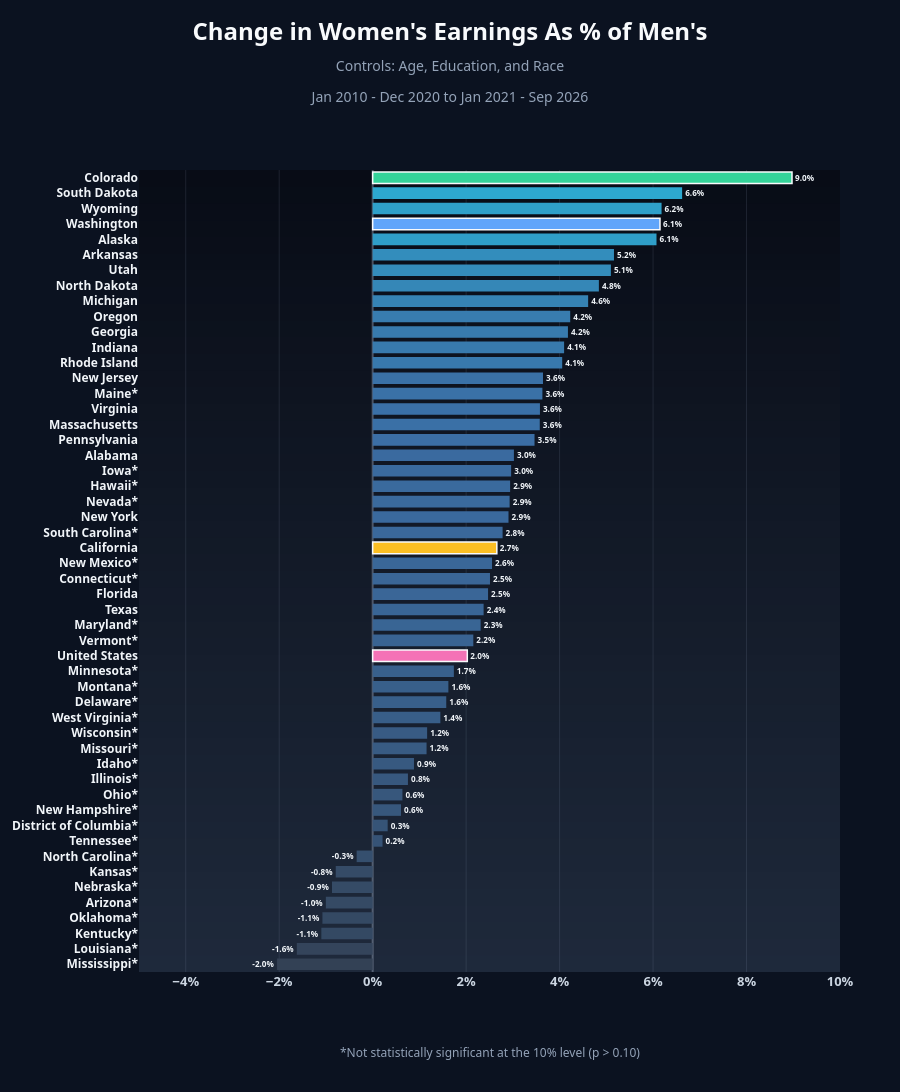

The notebook cell this image was saved under:
### Code cell
fig = plot_state_bars(ranking_no_ind, 'interaction_coef', 'interaction_pval', "Change in Women's Earnings As % of Men's",
                      "Age, Education, and Race", f"{PRE_PERIOD} to {POST_PERIOD}", [-0.05, 0.1], save_as="states_change_no_industry")

### Figure 1 — Plotly figure (JSON) as saved in the notebook; plotly's stock layout.template omitted (floating-point values rounded to 4 significant figures)
{"data": [{"cliponaxis": false, "hovertemplate": "%{y}: %{text}<extra></extra>", "marker": {"color": ["rgb(51, 65, 85)", "rgb(52, 68, 91)", "rgb(52, 73, 99)", "rgb(52, 73, 99)", "rgb(53, 74, 100)", "rgb(53, 75, 102)", "rgb(53, 75, 103)", "rgb(53, 79, 110)", "rgb(54, 83, 118)", "rgb(54, 84, 119)", "rgb(55, 87, 124)", "rgb(55, 87, 124)", "rgb(55, 88, 126)", "rgb(55, 89, 128)", "rgb(56, 91, 131)", "rgb(56, 91, 132)", "rgb(56, 94, 136)", "rgb(56, 95, 138)", "rgb(56, 95, 138)", "rgb(56, 96, 140)", "#f472b6", "rgb(57, 99, 146)", "rgb(57, 101, 148)", "rgb(57, 101, 149)", "rgb(58, 102, 151)", "rgb(58, 102, 151)", "rgb(58, 103, 152)", "#fbbf24", "rgb(58, 104, 155)", "rgb(58, 105, 157)", "rgb(58, 106, 157)", "rgb(58, 106, 157)", "rgb(58, 106, 158)", "rgb(58, 106, 159)", "rgb(59, 110, 165)", "rgb(58, 112, 166)", "rgb(58, 112, 167)", "rgb(58, 113, 167)", "rgb(58, 113, 167)", "rgb(56, 121, 173)", "rgb(56, 122, 173)", "rgb(56, 123, 174)", "rgb(56, 124, 175)", "rgb(54, 131, 180)", "rgb(53, 135, 183)", "rgb(52, 140, 187)", "rgb(51, 141, 188)", "rgb(47, 158, 200)", "#60a5fa", "rgb(47, 160, 201)", "rgb(45, 168, 207)", "#34d399"], "line": {"color": ["rgba(0,0,0,0)", "rgba(0,0,0,0)", "rgba(0,0,0,0)", "rgba(0,0,0,0)", "rgba(0,0,0,0)", "rgba(0,0,0,0)", "rgba(0,0,0,0)", "rgba(0,0,0,0)", "rgba(0,0,0,0)", "rgba(0,0,0,0)", "rgba(0,0,0,0)", "rgba(0,0,0,0)", "rgba(0,0,0,0)", "rgba(0,0,0,0)", "rgba(0,0,0,0)", "rgba(0,0,0,0)", "rgba(0,0,0,0)", "rgba(0,0,0,0)", "rgba(0,0,0,0)", "rgba(0,0,0,0)", "#f8fafc", "rgba(0,0,0,0)", "rgba(0,0,0,0)", "rgba(0,0,0,0)", "rgba(0,0,0,0)", "rgba(0,0,0,0)", "rgba(0,0,0,0)", "#f8fafc", "rgba(0,0,0,0)", "rgba(0,0,0,0)", "rgba(0,0,0,0)", "rgba(0,0,0,0)", "rgba(0,0,0,0)", "rgba(0,0,0,0)", "rgba(0,0,0,0)", "rgba(0,0,0,0)", "rgba(0,0,0,0)", "rgba(0,0,0,0)", "rgba(0,0,0,0)", "rgba(0,0,0,0)", "rgba(0,0,0,0)", "rgba(0,0,0,0)", "rgba(0,0,0,0)", "rgba(0,0,0,0)", "rgba(0,0,0,0)", "rgba(0,0,0,0)", "rgba(0,0,0,0)", "rgba(0,0,0,0)", "#f8fafc", "rgba(0,0,0,0)", "rgba(0,0,0,0)", "#f8fafc"], "width": 1.5}}, "orientation": "h", "text": ["<b>-2.0%</b>", "<b>-1.6%</b>", "<b>-1.1%</b>", "<b>-1.1%</b>", "<b>-1.0%</b>", "<b>-0.9%</b>", "<b>-0.8%</b>", "<b>-0.3%</b>", "<b>0.2%</b>", "<b>0.3%</b>", "<b>0.6%</b>", "<b>0.6%</b>", "<b>0.8%</b>", "<b>0.9%</b>", "<b>1.2%</b>", "<b>1.2%</b>", "<b>1.4%</b>", "<b>1.6%</b>", "<b>1.6%</b>", "<b>1.7%</b>", "<b>2.0%</b>", "<b>2.2%</b>", "<b>2.3%</b>", "<b>2.4%</b>", "<b>2.5%</b>", "<b>2.5%</b>", "<b>2.6%</b>", "<b>2.7%</b>", "<b>2.8%</b>", "<b>2.9%</b>", "<b>2.9%</b>", "<b>2.9%</b>", "<b>3.0%</b>", "<b>3.0%</b>", "<b>3.5%</b>", "<b>3.6%</b>", "<b>3.6%</b>", "<b>3.6%</b>", "<b>3.6%</b>", "<b>4.1%</b>", "<b>4.1%</b>", "<b>4.2%</b>", "<b>4.2%</b>", "<b>4.6%</b>", "<b>4.8%</b>", "<b>5.1%</b>", "<b>5.2%</b>", "<b>6.1%</b>", "<b>6.1%</b>", "<b>6.2%</b>", "<b>6.6%</b>", "<b>9.0%</b>"], "textfont": {"color": "#f1f5f9", "size": 12}, "textposition": "outside", "type": "bar", "x": [-0.02047, -0.01623, -0.01098, -0.01075, -0.01002, -0.008704, -0.007904, -0.003429, 0.002114, 0.003213, 0.006067, 0.00637, 0.00755, 0.008842, 0.01153, 0.01166, 0.01448, 0.01575, 0.0162, 0.01737, 0.02025, 0.02154, 0.0231, 0.02374, 0.02469, 0.02511, 0.02554, 0.02657, 0.0278, 0.02906, 0.02931, 0.02941, 0.02963, 0.03022, 0.03464, 0.03576, 0.03579, 0.03632, 0.03645, 0.04056, 0.04097, 0.04178, 0.04227, 0.04611, 0.04841, 0.05098, 0.05164, 0.06073, 0.06148, 0.06182, 0.06622, 0.08973], "y": ["<b>Mississippi*</b>", "<b>Louisiana*</b>", "<b>Kentucky*</b>", "<b>Oklahoma*</b>", "<b>Arizona*</b>", "<b>Nebraska*</b>", "<b>Kansas*</b>", "<b>North Carolina*</b>", "<b>Tennessee*</b>", "<b>District of Columbia*</b>", "<b>New Hampshire*</b>", "<b>Ohio*</b>", "<b>Illinois*</b>", "<b>Idaho*</b>", "<b>Missouri*</b>", "<b>Wisconsin*</b>", "<b>West Virginia*</b>", "<b>Delaware*</b>", "<b>Montana*</b>", "<b>Minnesota*</b>", "<b>United States</b>", "<b>Vermont*</b>", "<b>Maryland*</b>", "<b>Texas</b>", "<b>Florida</b>", "<b>Connecticut*</b>", "<b>New Mexico*</b>", "<b>California</b>", "<b>South Carolina*</b>", "<b>New York</b>", "<b>Nevada*</b>", "<b>Hawaii*</b>", "<b>Iowa*</b>", "<b>Alabama</b>", "<b>Pennsylvania</b>", "<b>Massachusetts</b>", "<b>Virginia</b>", "<b>Maine*</b>", "<b>New Jersey</b>", "<b>Rhode Island</b>", "<b>Indiana</b>", "<b>Georgia</b>", "<b>Oregon</b>", "<b>Michigan</b>", "<b>North Dakota</b>", "<b>Utah</b>", "<b>Arkansas</b>", "<b>Alaska</b>", "<b>Washington</b>", "<b>Wyoming</b>", "<b>South Dakota</b>", "<b>Colorado</b>"]}], "layout": {"annotations": [{"font": {"color": "#94a3b8", "size": 12}, "showarrow": false, "text": "*Not statistically significant at the 10% level (p > 0.10)", "x": 0.5, "xref": "paper", "y": 0, "yanchor": "top", "yref": "paper", "yshift": -70}], "bargap": 0.25, "font": {"color": "#cbd5e1", "family": "Bahnschrift, 'Segoe UI Variable Display', 'Segoe UI', Helvetica, Arial, sans-serif"}, "height": 1404, "margin": {"b": 120, "l": 20, "r": 60, "t": 170}, "paper_bgcolor": "#0b1220", "plot_bgcolor": "rgba(0,0,0,0)", "shapes": [{"fillcolor": "rgb(8, 12, 22)", "layer": "below", "line": {"width": 0}, "type": "rect", "x0": 0, "x1": 1, "xref": "paper", "y0": 0, "y1": 1, "yref": "paper"}, {"fillcolor": "rgb(8, 13, 23)", "layer": "below", "line": {"width": 0}, "type": "rect", "x0": 0, "x1": 1, "xref": "paper", "y0": 0, "y1": 0.9792, "yref": "paper"}, {"fillcolor": "rgb(9, 13, 24)", "layer": "below", "line": {"width": 0}, "type": "rect", "x0": 0, "x1": 1, "xref": "paper", "y0": 0, "y1": 0.9583, "yref": "paper"}, {"fillcolor": "rgb(9, 14, 24)", "layer": "below", "line": {"width": 0}, "type": "rect", "x0": 0, "x1": 1, "xref": "paper", "y0": 0, "y1": 0.9375, "yref": "paper"}, {"fillcolor": "rgb(10, 14, 25)", "layer": "below", "line": {"width": 0}, "type": "rect", "x0": 0, "x1": 1, "xref": "paper", "y0": 0, "y1": 0.9167, "yref": "paper"}, {"fillcolor": "rgb(10, 15, 26)", "layer": "below", "line": {"width": 0}, "type": "rect", "x0": 0, "x1": 1, "xref": "paper", "y0": 0, "y1": 0.8958, "yref": "paper"}, {"fillcolor": "rgb(11, 16, 27)", "layer": "below", "line": {"width": 0}, "type": "rect", "x0": 0, "x1": 1, "xref": "paper", "y0": 0, "y1": 0.875, "yref": "paper"}, {"fillcolor": "rgb(11, 16, 28)", "layer": "below", "line": {"width": 0}, "type": "rect", "x0": 0, "x1": 1, "xref": "paper", "y0": 0, "y1": 0.8542, "yref": "paper"}, {"fillcolor": "rgb(12, 17, 28)", "layer": "below", "line": {"width": 0}, "type": "rect", "x0": 0, "x1": 1, "xref": "paper", "y0": 0, "y1": 0.8333, "yref": "paper"}, {"fillcolor": "rgb(12, 18, 29)", "layer": "below", "line": {"width": 0}, "type": "rect", "x0": 0, "x1": 1, "xref": "paper", "y0": 0, "y1": 0.8125, "yref": "paper"}, {"fillcolor": "rgb(13, 18, 30)", "layer": "below", "line": {"width": 0}, "type": "rect", "x0": 0, "x1": 1, "xref": "paper", "y0": 0, "y1": 0.7917, "yref": "paper"}, {"fillcolor": "rgb(13, 19, 31)", "layer": "below", "line": {"width": 0}, "type": "rect", "x0": 0, "x1": 1, "xref": "paper", "y0": 0, "y1": 0.7708, "yref": "paper"}, {"fillcolor": "rgb(14, 19, 31)", "layer": "below", "line": {"width": 0}, "type": "rect", "x0": 0, "x1": 1, "xref": "paper", "y0": 0, "y1": 0.75, "yref": "paper"}, {"fillcolor": "rgb(14, 20, 32)", "layer": "below", "line": {"width": 0}, "type": "rect", "x0": 0, "x1": 1, "xref": "paper", "y0": 0, "y1": 0.7292, "yref": "paper"}, {"fillcolor": "rgb(15, 21, 33)", "layer": "below", "line": {"width": 0}, "type": "rect", "x0": 0, "x1": 1, "xref": "paper", "y0": 0, "y1": 0.7083, "yref": "paper"}, {"fillcolor": "rgb(15, 21, 34)", "layer": "below", "line": {"width": 0}, "type": "rect", "x0": 0, "x1": 1, "xref": "paper", "y0": 0, "y1": 0.6875, "yref": "paper"}, {"fillcolor": "rgb(15, 22, 35)", "layer": "below", "line": {"width": 0}, "type": "rect", "x0": 0, "x1": 1, "xref": "paper", "y0": 0, "y1": 0.6667, "yref": "paper"}, {"fillcolor": "rgb(16, 22, 35)", "layer": "below", "line": {"width": 0}, "type": "rect", "x0": 0, "x1": 1, "xref": "paper", "y0": 0, "y1": 0.6458, "yref": "paper"}, {"fillcolor": "rgb(16, 23, 36)", "layer": "below", "line": {"width": 0}, "type": "rect", "x0": 0, "x1": 1, "xref": "paper", "y0": 0, "y1": 0.625, "yref": "paper"}, {"fillcolor": "rgb(17, 24, 37)", "layer": "below", "line": {"width": 0}, "type": "rect", "x0": 0, "x1": 1, "xref": "paper", "y0": 0, "y1": 0.6042, "yref": "paper"}, {"fillcolor": "rgb(17, 24, 38)", "layer": "below", "line": {"width": 0}, "type": "rect", "x0": 0, "x1": 1, "xref": "paper", "y0": 0, "y1": 0.5833, "yref": "paper"}, {"fillcolor": "rgb(18, 25, 39)", "layer": "below", "line": {"width": 0}, "type": "rect", "x0": 0, "x1": 1, "xref": "paper", "y0": 0, "y1": 0.5625, "yref": "paper"}, {"fillcolor": "rgb(18, 26, 39)", "layer": "below", "line": {"width": 0}, "type": "rect", "x0": 0, "x1": 1, "xref": "paper", "y0": 0, "y1": 0.5417, "yref": "paper"}, {"fillcolor": "rgb(19, 26, 40)", "layer": "below", "line": {"width": 0}, "type": "rect", "x0": 0, "x1": 1, "xref": "paper", "y0": 0, "y1": 0.5208, "yref": "paper"}, {"fillcolor": "rgb(19, 27, 41)", "layer": "below", "line": {"width": 0}, "type": "rect", "x0": 0, "x1": 1, "xref": "paper", "y0": 0, "y1": 0.5, "yref": "paper"}, {"fillcolor": "rgb(20, 27, 42)", "layer": "below", "line": {"width": 0}, "type": "rect", "x0": 0, "x1": 1, "xref": "paper", "y0": 0, "y1": 0.4792, "yref": "paper"}, {"fillcolor": "rgb(20, 28, 42)", "layer": "below", "line": {"width": 0}, "type": "rect", "x0": 0, "x1": 1, "xref": "paper", "y0": 0, "y1": 0.4583, "yref": "paper"}, {"fillcolor": "rgb(21, 29, 43)", "layer": "below", "line": {"width": 0}, "type": "rect", "x0": 0, "x1": 1, "xref": "paper", "y0": 0, "y1": 0.4375, "yref": "paper"}, {"fillcolor": "rgb(21, 29, 44)", "layer": "below", "line": {"width": 0}, "type": "rect", "x0": 0, "x1": 1, "xref": "paper", "y0": 0, "y1": 0.4167, "yref": "paper"}, {"fillcolor": "rgb(22, 30, 45)", "layer": "below", "line": {"width": 0}, "type": "rect", "x0": 0, "x1": 1, "xref": "paper", "y0": 0, "y1": 0.3958, "yref": "paper"}, {"fillcolor": "rgb(22, 31, 46)", "layer": "below", "line": {"width": 0}, "type": "rect", "x0": 0, "x1": 1, "xref": "paper", "y0": 0, "y1": 0.375, "yref": "paper"}, {"fillcolor": "rgb(23, 31, 46)", "layer": "below", "line": {"width": 0}, "type": "rect", "x0": 0, "x1": 1, "xref": "paper", "y0": 0, "y1": 0.3542, "yref": "paper"}, {"fillcolor": "rgb(23, 32, 47)", "layer": "below", "line": {"width": 0}, "type": "rect", "x0": 0, "x1": 1, "xref": "paper", "y0": 0, "y1": 0.3333, "yref": "paper"}, {"fillcolor": "rgb(23, 32, 48)", "layer": "below", "line": {"width": 0}, "type": "rect", "x0": 0, "x1": 1, "xref": "paper", "y0": 0, "y1": 0.3125, "yref": "paper"}, {"fillcolor": "rgb(24, 33, 49)", "layer": "below", "line": {"width": 0}, "type": "rect", "x0": 0, "x1": 1, "xref": "paper", "y0": 0, "y1": 0.2917, "yref": "paper"}, {"fillcolor": "rgb(24, 34, 50)", "layer": "below", "line": {"width": 0}, "type": "rect", "x0": 0, "x1": 1, "xref": "paper", "y0": 0, "y1": 0.2708, "yref": "paper"}, {"fillcolor": "rgb(25, 34, 50)", "layer": "below", "line": {"width": 0}, "type": "rect", "x0": 0, "x1": 1, "xref": "paper", "y0": 0, "y1": 0.25, "yref": "paper"}, {"fillcolor": "rgb(25, 35, 51)", "layer": "below", "line": {"width": 0}, "type": "rect", "x0": 0, "x1": 1, "xref": "paper", "y0": 0, "y1": 0.2292, "yref": "paper"}, {"fillcolor": "rgb(26, 35, 52)", "layer": "below", "line": {"width": 0}, "type": "rect", "x0": 0, "x1": 1, "xref": "paper", "y0": 0, "y1": 0.2083, "yref": "paper"}, {"fillcolor": "rgb(26, 36, 53)", "layer": "below", "line": {"width": 0}, "type": "rect", "x0": 0, "x1": 1, "xref": "paper", "y0": 0, "y1": 0.1875, "yref": "paper"}, {"fillcolor": "rgb(27, 37, 53)", "layer": "below", "line": {"width": 0}, "type": "rect", "x0": 0, "x1": 1, "xref": "paper", "y0": 0, "y1": 0.1667, "yref": "paper"}, {"fillcolor": "rgb(27, 37, 54)", "layer": "below", "line": {"width": 0}, "type": "rect", "x0": 0, "x1": 1, "xref": "paper", "y0": 0, "y1": 0.1458, "yref": "paper"}, {"fillcolor": "rgb(28, 38, 55)", "layer": "below", "line": {"width": 0}, "type": "rect", "x0": 0, "x1": 1, "xref": "paper", "y0": 0, "y1": 0.125, "yref": "paper"}, {"fillcolor": "rgb(28, 39, 56)", "layer": "below", "line": {"width": 0}, "type": "rect", "x0": 0, "x1": 1, "xref": "paper", "y0": 0, "y1": 0.1042, "yref": "paper"}, {"fillcolor": "rgb(29, 39, 57)", "layer": "below", "line": {"width": 0}, "type": "rect", "x0": 0, "x1": 1, "xref": "paper", "y0": 0, "y1": 0.08333, "yref": "paper"}, {"fillcolor": "rgb(29, 40, 57)", "layer": "below", "line": {"width": 0}, "type": "rect", "x0": 0, "x1": 1, "xref": "paper", "y0": 0, "y1": 0.0625, "yref": "paper"}, {"fillcolor": "rgb(30, 40, 58)", "layer": "below", "line": {"width": 0}, "type": "rect", "x0": 0, "x1": 1, "xref": "paper", "y0": 0, "y1": 0.04167, "yref": "paper"}, {"fillcolor": "rgb(30, 41, 59)", "layer": "below", "line": {"width": 0}, "type": "rect", "x0": 0, "x1": 1, "xref": "paper", "y0": 0, "y1": 0.02083, "yref": "paper"}], "title": {"font": {"color": "#f8fafc", "size": 24}, "pad": {"t": 40}, "text": "<b>Change in Women's Earnings As % of Men's</b><br><span style='font-size:14px;color:#94a3b8'>Controls: Age, Education, and Race<br>Jan 2010 - Dec 2020 to Jan 2021 - Sep 2026</span>", "x": 0.5, "xanchor": "center", "y": 1, "yanchor": "top"}, "xaxis": {"dtick": 0.02, "gridcolor": "rgba(148,163,184,0.15)", "range": [-0.05, 0.1], "showgrid": true, "showline": false, "tickangle": 0, "tickfont": {"color": "#cbd5e1", "size": 13, "weight": "bold"}, "tickformat": ".0%", "zeroline": true, "zerolinecolor": "rgba(148,163,184,0.45)"}, "yaxis": {"automargin": true, "dtick": 1, "showgrid": false, "showline": false, "tickfont": {"color": "#f1f5f9", "size": 12}, "type": "category"}}}
